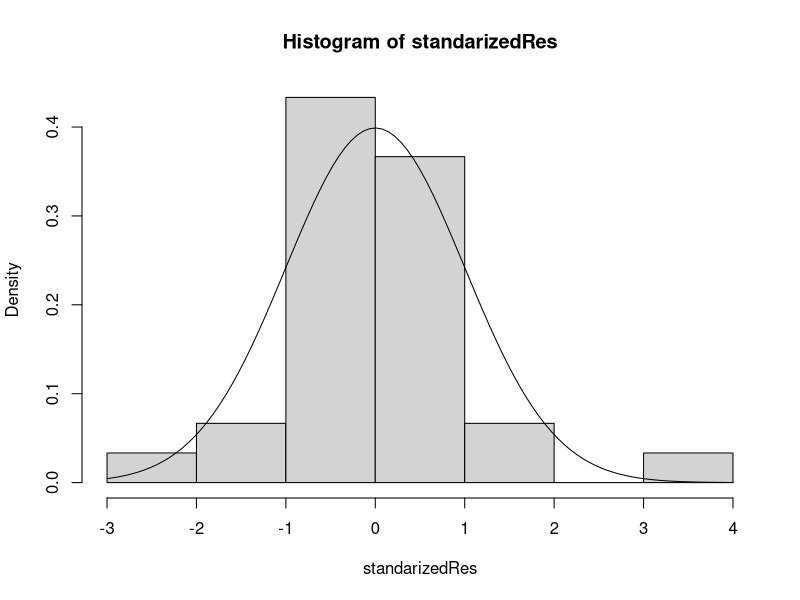
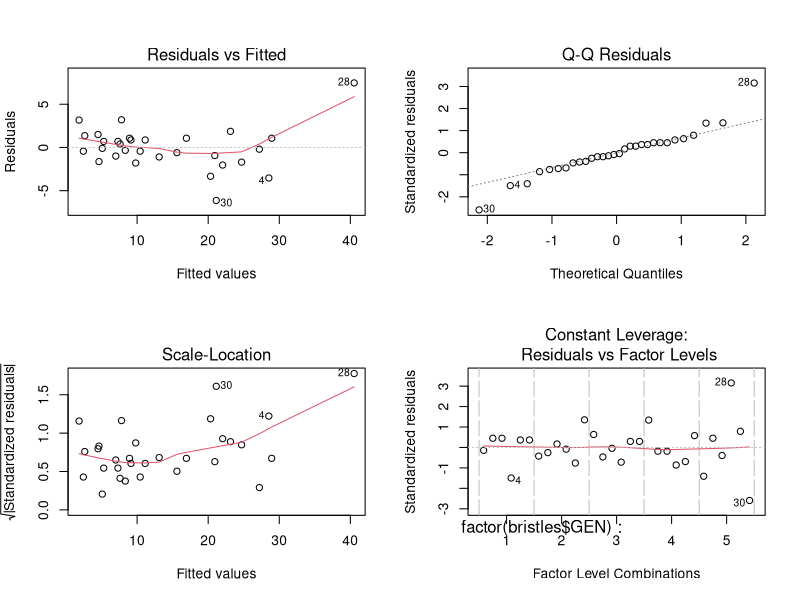
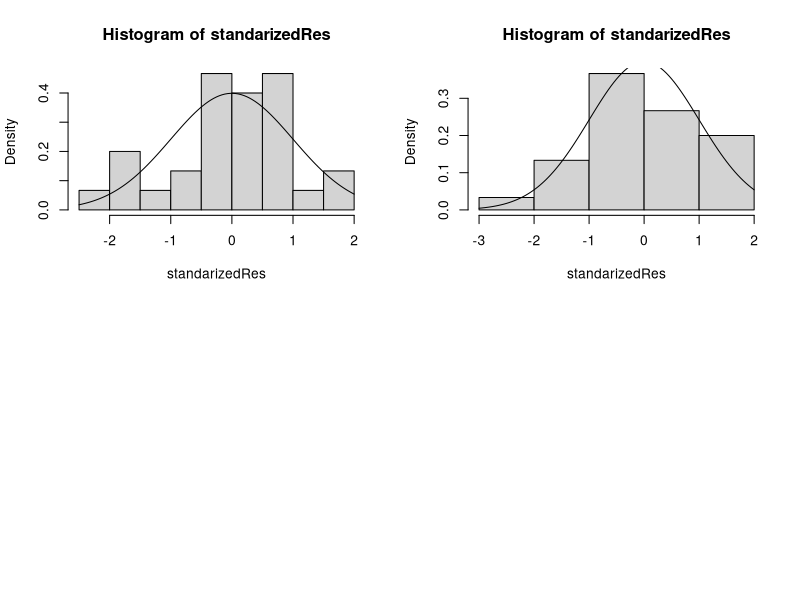
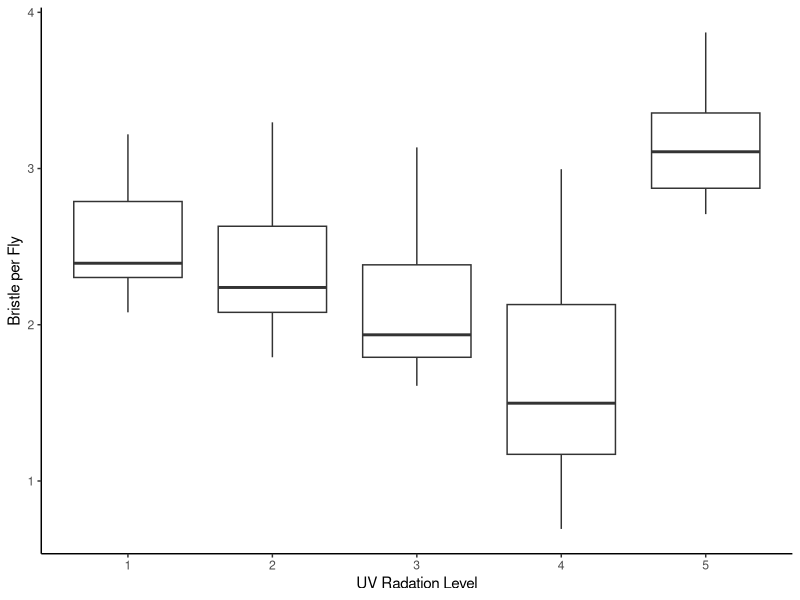

These charts were generated, in order, by the following R code:
## ---- chunk 1
knitr::opts_chunk$set(echo = TRUE)
library(ggplot2)
library(readxl)
bristles <- read_excel("bristles.xlsx")
## ---- chunk 2
model_1 <- aov(bristles$NBRIST~factor(bristles$GEN)+factor(bristles$BLOCK))
summary(model_1)
## ---- chunk 3
unstandarizedPred <- predict(model_1)
unstandarizedRes <- resid(model_1)

standarizedPred <- (unstandarizedPred - mean(unstandarizedPred)) / sd(unstandarizedPred)
standarizedRes <- (unstandarizedRes - mean(unstandarizedRes)) / sd(unstandarizedRes)

hist(standarizedRes, freq = FALSE)
curve(dnorm, add = TRUE)
## ---- chunk 4
par(mfrow=c(2,2))
plot(model_1)
## ---- chunk 5
model_2 <- aov(bristles$NBRISTsqrt~factor(bristles$GEN)+factor(bristles$BLOCK))
summary(model_2)
## ---- chunk 6
unstandarizedPred <- predict(model_2)
unstandarizedRes <- resid(model_2)

standarizedPred <- (unstandarizedPred - mean(unstandarizedPred)) / sd(unstandarizedPred)
standarizedRes <- (unstandarizedRes - mean(unstandarizedRes)) / sd(unstandarizedRes)

hist(standarizedRes, freq = FALSE)
curve(dnorm, add = TRUE)
## ---- chunk 7
model_3 <- aov(bristles$NBRISTln~factor(bristles$GEN)+factor(bristles$BLOCK))
summary(model_3)
## ---- chunk 8
unstandarizedPred <- predict(model_3)
unstandarizedRes <- resid(model_3)

standarizedPred <- (unstandarizedPred - mean(unstandarizedPred)) / sd(unstandarizedPred)
standarizedRes <- (unstandarizedRes - mean(unstandarizedRes)) / sd(unstandarizedRes)

hist(standarizedRes, freq = FALSE)
curve(dnorm, add = TRUE)
## ---- chunk 9
ggplot(bristles, aes(x=factor(GEN), y=bristles$NBRISTln)) +
            geom_boxplot() +
            xlab("UV Radation Level") +
            ylab("Bristle per Fly") +
            theme_classic()  
